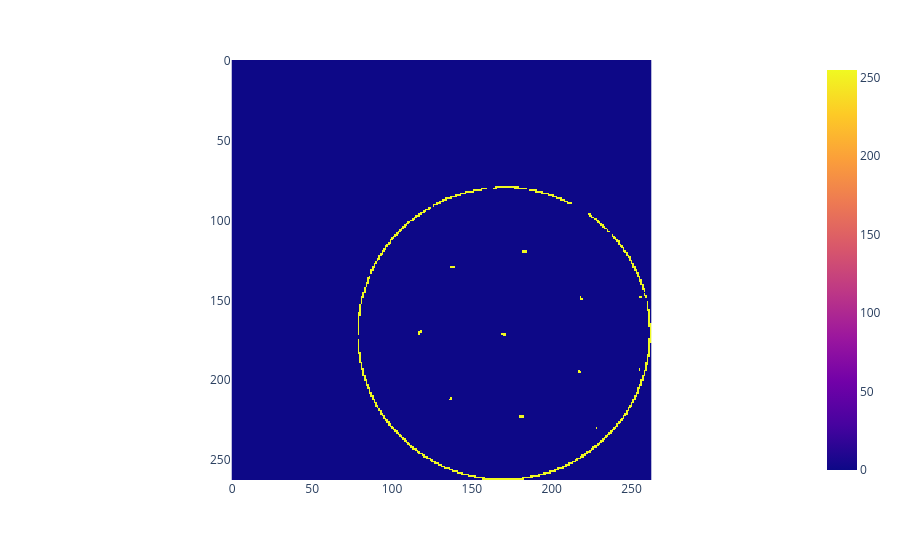

The notebook cell this image was saved under:
### Code cell
px.imshow(count > 500)

### Figure 1 — Plotly figure (JSON) as saved in the notebook; plotly's stock layout.template omitted (floating-point values rounded to 4 significant figures; data arrays with more than 128 entries replaced by an {"elided": "..."} marker saying what was removed)
{"data": [{"coloraxis": "coloraxis", "hovertemplate": "x: %{x}<br>y: %{y}<br>color: %{z}<extra></extra>", "name": "0", "type": "heatmap", "xaxis": "x", "yaxis": "y", "z": {"elided": "263x263 int values"}}], "layout": {"coloraxis": {"colorscale": [[0, "#0d0887"], [0.1111, "#46039f"], [0.2222, "#7201a8"], [0.3333, "#9c179e"], [0.4444, "#bd3786"], [0.5556, "#d8576b"], [0.6667, "#ed7953"], [0.7778, "#fb9f3a"], [0.8889, "#fdca26"], [1, "#f0f921"]]}, "margin": {"t": 60}, "xaxis": {"anchor": "y", "constrain": "domain", "domain": [0, 1], "scaleanchor": "y"}, "yaxis": {"anchor": "x", "autorange": "reversed", "constrain": "domain", "domain": [0, 1]}}}
